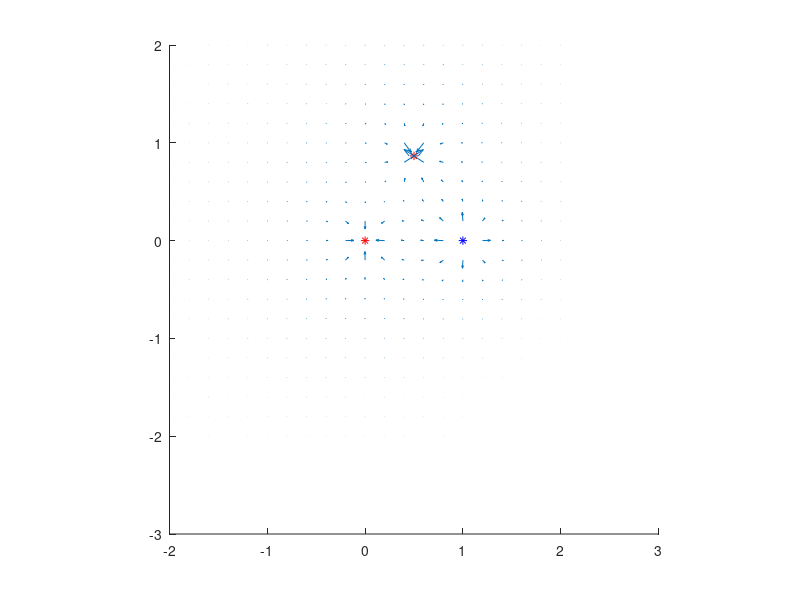

MATLAB code to generate this figure:
clear; clf; hold off;
xa=-2:0.2:2;
ya=-2:0.2:2;
k=1.; 
q1 = 1; 
q2 =-1;
q3 =-1;
x1 = 1;     y1 = 0;
x2 = 0;     y2 = 0;
x3 = 0.5;   y3 = sqrt(3) * abs(x2 - x1) / 2;
[x,y]=meshgrid(xa,ya);
Ex =    k*q1*(x - x1)./((x - x1).^2+(y - y1).^2).^(1.5)+ ...
        k*q2*(x - x2)./((x - x2).^2+(y - y2).^2).^(1.5)+ ...
        k*q3*(x - x3)./((x - x3).^2+(y - y3).^2).^(1.5);
Ey =    k*q1*(y - y1)./((x - x1).^2+(y - y1).^2).^(1.5)+ ...
        k*q2*(y - y2)./((x - x2).^2+(y - y2).^2).^(1.5)+ ...
        k*q3*(y - y3)./((x - x3).^2+(y - y3).^2).^(1.5);
hold on
plot(x1,y1,'b*')
plot(x2,y2,'r*')
plot(x3,y3,'r*')
quiver(x,y,Ex,Ey); axis square